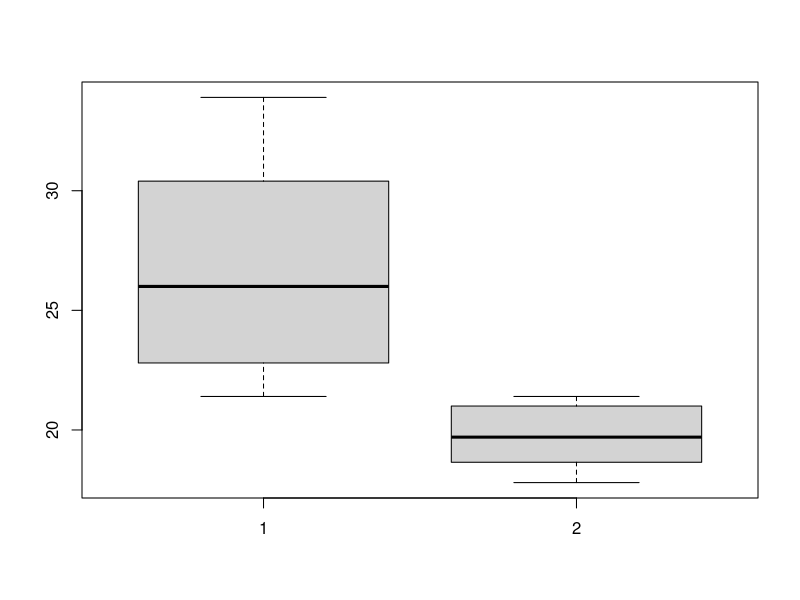
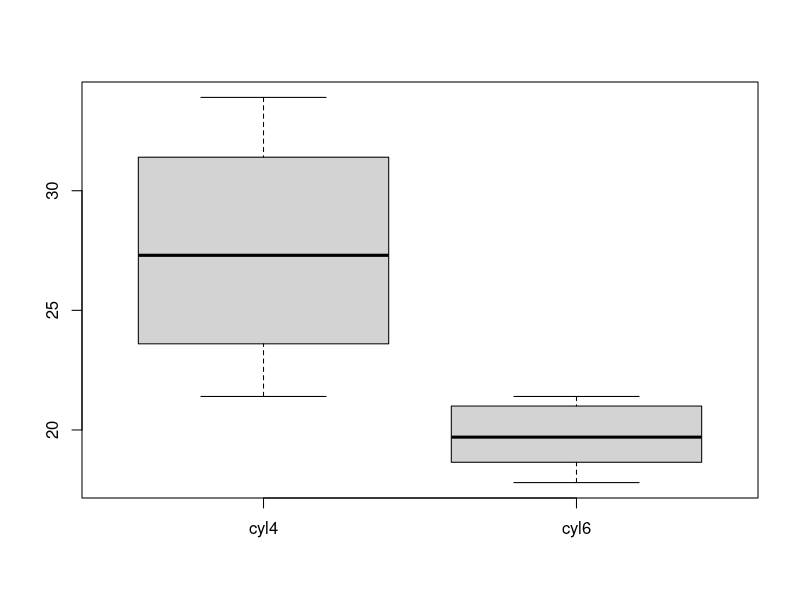
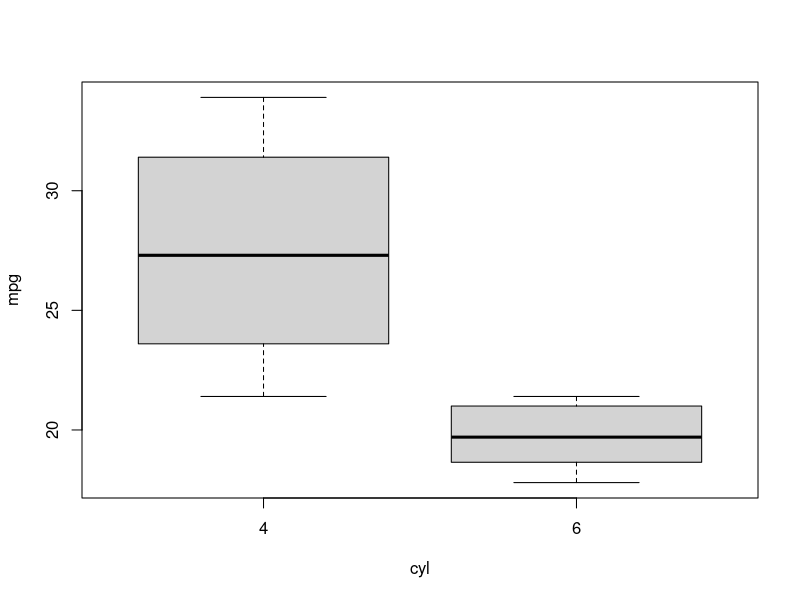

Write R code to recreate these figures, in order.

#Topic 8 Various Examples

data(mtcars)
mtcars$mpg
summary(mtcars$mpg)
quantile(mtcars$mpg,.25)
x<-seq(-3,3, length = 50)
dnorm(x)

qnorm(pnorm(3))

with(mtcars, aggregate(mpg, by = list(cyl), FUN = "mean"))

#Code below separates out the 4 cylinder and 6 cylinder cars into different columns
#Note the naming and how variables are referenced.
cyl4mpg <- subset(mtcars, cyl == "4", select = c(mpg))
cyl4mpg
cyl6 <- subset(mtcars, cyl == "6")
cyl6
boxplot(cyl4mpg$mpg, cyl6$mpg)

#Now see which is the shorter vector
length(cyl4mpg$mpg)
length(cyl6$mpg)

cyl4mpg <- sample(cyl4mpg$mpg,7)  #down to just 7 randomly selected 4 cylinder cars
cyl4mpg
cyl6mpg <- subset(cyl6, select = c(mpg))
cyl6mpg
rownames(cyl6mpg) <- NULL   # get rid of rownames

#binds the two separate columns together, they are equal length now
cyl4_6mpg <- cbind(cyl4mpg,cyl6mpg)  
cyl4_6mpg
colnames(cyl4_6mpg) <- c("cyl4", "cyl6")
boxplot(cyl4_6mpg) # with 4 randomly selected 4 cylinders removed

#Stacking the two columns back up. But without all the 4 cylinders
library(reshape2)
cylmpg_stacked <- melt(data.frame(cyl4_6mpg$cyl4,cyl4_6mpg$cyl6))
colnames(cylmpg_stacked) <- c("cyl","mpg")
cylmpg_stacked
cylmpg_stacked$cyl<-factor(ifelse(cylmpg_stacked$cyl == "cyl4_6mpg.cyl4","4","6"))
cylmpg_stacked
boxplot(mpg~cyl, data = cylmpg_stacked)

#Summarizing original mpg data by cylinder
library(plyr)
mtcars$cyl <- as.factor(mtcars$cyl)
SumStats <- ddply(mtcars, c("cyl"),summarise, 
                      n = length(mpg),
                      mean = mean(mpg), 
                      sd = sd(mpg),
                      SE = sd/sqrt(n))
SumStats
